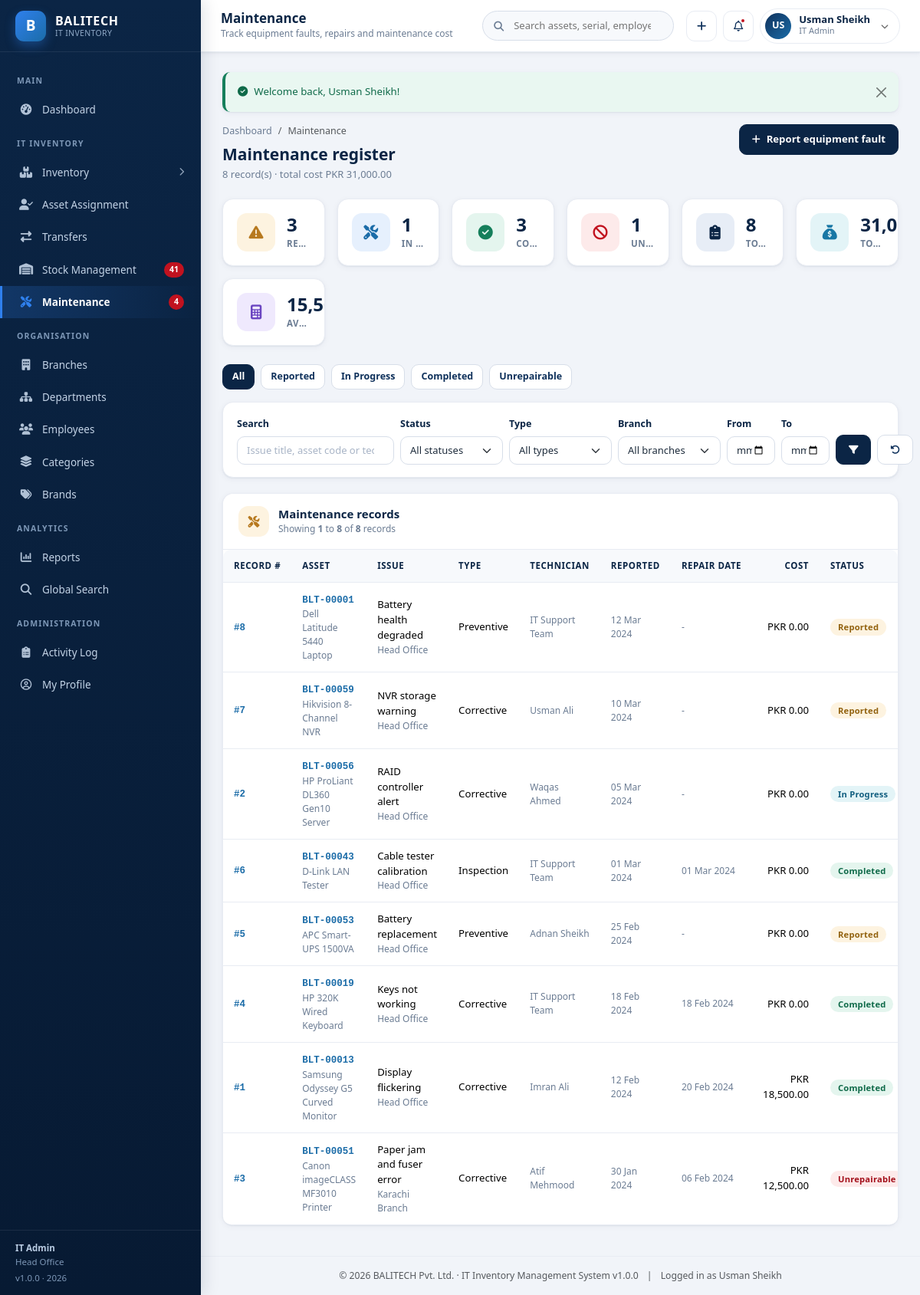
/maintenance/index.php (signed in), run on the app's committed database.
### tables this page shows
CREATE TABLE `users` (
  `id` INT UNSIGNED NOT NULL AUTO_INCREMENT,
  `username` VARCHAR(60) NOT NULL,
  `full_name` VARCHAR(120) NOT NULL,
  `email` VARCHAR(120) NOT NULL,
  `password` VARCHAR(255) NOT NULL,
  `role` ENUM('super_admin','it_admin','branch_staff','dept_manager') NOT NULL DEFAULT 'branch_staff',
  `branch_id` INT UNSIGNED DEFAULT NULL,
  `department_id` INT UNSIGNED DEFAULT NULL,
  `phone` VARCHAR(30) DEFAULT NULL,
  `avatar` VARCHAR(255) DEFAULT NULL,
  `status` ENUM('active','inactive') NOT NULL DEFAULT 'active',
  `last_login` DATETIME DEFAULT NULL,
  `created_at` DATETIME NOT NULL DEFAULT CURRENT_TIMESTAMP,
  `updated_at` DATETIME NOT NULL DEFAULT CURRENT_TIMESTAMP ON UPDATE CURRENT_TIMESTAMP,
  PRIMARY KEY (`id`),
  UNIQUE KEY `uq_user_username` (`username`),
  UNIQUE KEY `uq_user_email` (`email`),
  KEY `idx_user_role` (`role`),
  KEY `idx_user_branch` (`branch_id`),
  KEY `idx_user_dept` (`department_id`),
  CONSTRAINT `fk_user_branch` FOREIGN KEY (`branch_id`) REFERENCES `branches` (`id`) ON DELETE SET NULL ON UPDATE CASCADE,
  CONSTRAINT `fk_user_dept` FOREIGN KEY (`department_id`) REFERENCES `departments` (`id`) ON DELETE SET NULL ON UPDATE CASCADE
);

CREATE TABLE `branches` (
  `id` INT UNSIGNED NOT NULL AUTO_INCREMENT,
  `branch_code` VARCHAR(20) NOT NULL,
  `branch_name` VARCHAR(120) NOT NULL,
  `city` VARCHAR(80) NOT NULL,
  `address` VARCHAR(255) DEFAULT NULL,
  `branch_manager` VARCHAR(120) DEFAULT NULL,
  `contact_number` VARCHAR(30) DEFAULT NULL,
  `email` VARCHAR(120) DEFAULT NULL,
  `status` ENUM('active','inactive') NOT NULL DEFAULT 'active',
  `created_at` DATETIME NOT NULL DEFAULT CURRENT_TIMESTAMP,
  `updated_at` DATETIME NOT NULL DEFAULT CURRENT_TIMESTAMP ON UPDATE CURRENT_TIMESTAMP,
  PRIMARY KEY (`id`),
  UNIQUE KEY `uq_branch_code` (`branch_code`),
  KEY `idx_branch_status` (`status`),
  KEY `idx_branch_name` (`branch_name`)
);

CREATE TABLE `maintenance_records` (
  `id` INT UNSIGNED NOT NULL AUTO_INCREMENT,
  `asset_id` INT UNSIGNED NOT NULL,
  `issue_title` VARCHAR(150) NOT NULL,
  `issue_description` TEXT DEFAULT NULL,
  `maintenance_type` ENUM('preventive','corrective','upgrade','inspection') NOT NULL DEFAULT 'corrective',
  `technician_name` VARCHAR(120) DEFAULT NULL,
  `vendor` VARCHAR(120) DEFAULT NULL,
  `reported_date` DATE NOT NULL,
  `repair_date` DATE DEFAULT NULL,
  `cost` DECIMAL(12,2) NOT NULL DEFAULT 0.00,
  `status` ENUM('reported','in_progress','completed','unrepairable') NOT NULL DEFAULT 'reported',
  `equipment_condition_after` ENUM('New','Good','Fair','Poor') DEFAULT NULL,
  `reported_by` INT UNSIGNED DEFAULT NULL,
  `remarks` VARCHAR(255) DEFAULT NULL,
  `created_at` DATETIME NOT NULL DEFAULT CURRENT_TIMESTAMP,
  `updated_at` DATETIME NOT NULL DEFAULT CURRENT_TIMESTAMP ON UPDATE CURRENT_TIMESTAMP,
  PRIMARY KEY (`id`),
  KEY `idx_mnt_asset` (`asset_id`),
  KEY `idx_mnt_status` (`status`),
  KEY `idx_mnt_date` (`reported_date`),
  CONSTRAINT `fk_mnt_asset` FOREIGN KEY (`asset_id`) REFERENCES `inventory` (`id`) ON DELETE CASCADE ON UPDATE CASCADE,
  CONSTRAINT `fk_mnt_user` FOREIGN KEY (`reported_by`) REFERENCES `users` (`id`) ON DELETE SET NULL ON UPDATE CASCADE
);

CREATE TABLE `inventory` (
  `id` INT UNSIGNED NOT NULL AUTO_INCREMENT,
  `asset_code` VARCHAR(30) NOT NULL,
  `category_id` INT UNSIGNED NOT NULL,
  `brand_id` INT UNSIGNED DEFAULT NULL,
  `equipment_name` VARCHAR(150) NOT NULL,
  `model_number` VARCHAR(100) DEFAULT NULL,
  `serial_number` VARCHAR(100) DEFAULT NULL,
  `branch_id` INT UNSIGNED DEFAULT NULL,
  `department_id` INT UNSIGNED DEFAULT NULL,
  `assigned_employee_id` INT UNSIGNED DEFAULT NULL,
  `purchase_date` DATE DEFAULT NULL,
  `purchase_price` DECIMAL(12,2) NOT NULL DEFAULT 0.00,
  `warranty_expiry` DATE DEFAULT NULL,
  `asset_condition` ENUM('New','Good','Fair','Poor') NOT NULL DEFAULT 'Good',
  `status` ENUM('available','assigned','under_maintenance','damaged','retired') NOT NULL DEFAULT 'available',
  `remarks` TEXT DEFAULT NULL,
  `created_by` INT UNSIGNED DEFAULT NULL,
  `created_at` DATETIME NOT NULL DEFAULT CURRENT_TIMESTAMP,
  `updated_at` DATETIME NOT NULL DEFAULT CURRENT_TIMESTAMP ON UPDATE CURRENT_TIMESTAMP,
  PRIMARY KEY (`id`),
  UNIQUE KEY `uq_asset_code` (`asset_code`),
  UNIQUE KEY `uq_asset_serial` (`serial_number`),
  KEY `idx_inv_category` (`category_id`),
  KEY `idx_inv_brand` (`brand_id`),
  KEY `idx_inv_branch` (`branch_id`),
  KEY `idx_inv_dept` (`department_id`),
  KEY `idx_inv_emp` (`assigned_employee_id`),
  KEY `idx_inv_status` (`status`),
  KEY `idx_inv_purchase` (`purchase_date`),
  KEY `idx_inv_name` (`equipment_name`),
  CONSTRAINT `fk_inv_category` FOREIGN KEY (`category_id`) REFERENCES `asset_categories` (`id`) ON DELETE RESTRICT ON UPDATE CASCADE,
  CONSTRAINT `fk_inv_brand` FOREIGN KEY (`brand_id`) REFERENCES `brands` (`id`) ON DELETE SET NULL ON UPDATE CASCADE,
  CONSTRAINT `fk_inv_branch` FOREIGN KEY (`branch_id`) REFERENCES `branches` (`id`) ON DELETE SET NULL ON UPDATE CASCADE,
  CONSTRAINT `fk_inv_dept` FOREIGN KEY (`department_id`) REFERENCES `departments` (`id`) ON DELETE SET NULL ON UPDATE CASCADE,
  CONSTRAINT `fk_inv_emp` FOREIGN KEY (`assigned_employee_id`) REFERENCES `employees` (`id`) ON DELETE SET NULL ON UPDATE CASCADE,
  CONSTRAINT `fk_inv_user` FOREIGN KEY (`created_by`) REFERENCES `users` (`id`) ON DELETE SET NULL ON UPDATE CASCADE
);

### maintenance/index.php (the view, shortened to what the rows shown need)
<?php
require_once __DIR__ . '/../init.php';
$scope       = rbac_scope('i');
$scopeSql    = $scope['sql'];
$page     = max(1, (int) get_param('page', 1));
$perPage  = ITEMS_PER_PAGE;
$where  = ' WHERE 1 = 1 ' . $scopeSql;
$sortMap = ['date' => 'm.reported_date', 'cost' => 'm.cost', 'status' => 'm.status', 'id' => 'm.id'];
$sort    = get_param('sort', 'date');
$sortCol = $sortMap[$sort] ?? 'm.reported_date';
$dir     = strtolower(get_param('dir')) === 'asc' ? 'ASC' : 'DESC';
$sql = "SELECT m.*, i.asset_code, i.equipment_name, i.branch_id, b.branch_name
          FROM maintenance_records m
          JOIN inventory i ON i.id = m.asset_id
          LEFT JOIN branches b ON b.id = i.branch_id
         $where
         ORDER BY $sortCol $dir, m.id DESC
         LIMIT :lim OFFSET :off";
$stmt = db()->prepare($sql);
$stmt->bindValue(':lim', $perPage, PDO::PARAM_INT);
$stmt->bindValue(':off', ($page - 1) * $perPage, PDO::PARAM_INT);
$stmt->execute();
$records = $stmt->fetchAll();
$page_title    = 'Maintenance';
require __DIR__ . '/../includes/header.php';
?>
<div class="page-head">
    <div>
        <h2>Maintenance register</h2>
    </div>
</div>
<div class="row g-3 mb-4">
</div>
<div class="d-flex flex-wrap gap-2 mb-3">
</div>
<form class="filter-bar" method="get" action="<?= url('maintenance/index.php') ?>">
</form>
<div class="card">
    <div class="table-responsive">
        <table class="table">
            <thead>
                <tr>
                    <th>Record #</th>
                    <th>Asset</th>
                    <th>Issue</th>
                    <th>Type</th>
                    <th>Technician</th>
                    <th>Reported</th>
                    <th>Repair Date</th>
                    <th class="text-end">Cost</th>
                    <th>Status</th>
                </tr>
            </thead>
            <tbody>
            <?php foreach ($records as $record): ?>
                <tr>
                    <td><span class="fw-code">#<?= (int) $record['id'] ?></span></td>
                    <td>
                        <a class="fw-code" href="<?= url('inventory/view.php?id=' . (int) $record['asset_id']) ?>"><?= e($record['asset_code']) ?></a>
                        <div class="text-muted-sm"><?= e($record['equipment_name']) ?></div>
                    </td>
                    <td>
                        <div><?= e($record['issue_title']) ?></div>
                        <div class="text-muted-sm"><?= e($record['branch_name'] ?: '-') ?></div>
                    </td>
                    <td><?= e(maintenance_types()[$record['maintenance_type']] ?? $record['maintenance_type']) ?></td>
                    <td class="text-muted-sm"><?= e($record['technician_name'] ?: '-') ?></td>
                    <td class="text-muted-sm"><?= e(fdate($record['reported_date'])) ?></td>
                    <td class="text-muted-sm"><?= e(fdate($record['repair_date'])) ?></td>
                    <td class="text-end"><?= e(money($record['cost'])) ?></td>
                    <td><?= maintenance_badge($record['status']) ?></td>
                </tr>
            <?php endforeach; ?>
            </tbody>
        </table>
    </div>
</div>
<?php require __DIR__ . '/../includes/footer.php'; ?>

### includes/header.php (shortened to what the rows shown need)
<?php
require_once __DIR__ . '/auth.php';
$page_title   = $page_title   ?? 'Dashboard';
?>
<!DOCTYPE html>
<html lang="en">
<head>
<link rel="stylesheet" href="https://cdn.jsdelivr.net/npm/bootstrap@5.3.3/dist/css/bootstrap.min.css">
<link rel="stylesheet" href="https://cdnjs.cloudflare.com/ajax/libs/font-awesome/6.5.2/css/all.min.css">
<link rel="stylesheet" href="<?= url('assets/css/style.css') ?>">
</head>
<body>
<div class="app-wrapper">
    <?php require __DIR__ . '/sidebar.php'; ?>
    <div class="app-main">
        <header class="app-topbar no-print">
            <div class="topbar-titles">
                <h1><?= e($page_title) ?></h1>
            </div>
            <form class="topbar-search" action="<?= url('search.php') ?>" method="get" role="search">
            </form>
            <div class="topbar-actions">
                <div class="dropdown">
                    <button class="user-chip" type="button" data-bs-toggle="dropdown" aria-expanded="false">
                        <span class="avatar"><?= e(user_initials($user['full_name'])) ?></span>
                        <span class="text-start">
                            <span class="u-name d-block"><?= e($user['full_name']) ?></span>
                            <span class="u-role d-block"><?= e(role_label($user['role'])) ?></span>
                        </span>
                        <i class="fa-solid fa-chevron-down ms-1" style="font-size:10px;opacity:.6"></i>
                    </button>
                </div>
            </div>
        </header>
        <main class="app-content">
            <?= render_flash() ?>

### includes/sidebar.php (shortened to what the rows shown need)
<?php
$user = current_user();
?>
<aside class="app-sidebar no-print" id="appSidebar">
    <div class="sidebar-brand">
        <span class="brand-mark">B</span>
        <span class="brand-text">
        </span>
    </div>
    <div class="sidebar-scroll">
        <div class="nav-label">Main</div>
        <ul class="sidebar-nav">
        </ul>
        <div class="nav-label">IT Inventory</div>
        <ul class="sidebar-nav">
        </ul>
        <div class="nav-label">Organisation</div>
        <ul class="sidebar-nav">
        </ul>
        <div class="nav-label">Analytics</div>
        <ul class="sidebar-nav">
        </ul>
        <?php if (is_role('super_admin', 'it_admin')): ?>
        <div class="nav-label">Administration</div>
        <ul class="sidebar-nav">
        </ul>
        <?php endif; ?>
    </div>
    <div class="sidebar-footer">
        <strong><?= e(role_label($user['role'] ?? '')) ?></strong><br>
        <?= $user['branch_name'] ? e($user['branch_name']) : 'All branches access' ?>
        <div class="mt-1">v<?= e(APP_VERSION) ?> &middot; <?= date('Y') ?></div>
    </div>
</aside>

### includes/functions.php (shortened to what the rows shown need)
<?php
require_once __DIR__ . '/../config/database.php';
function e($value): string
{
    return htmlspecialchars((string) $value, ENT_QUOTES | ENT_SUBSTITUTE, 'UTF-8');
}
function url(string $path = ''): string
{
    return BASE_URL . ltrim($path, '/');
}
function get_param(string $key, $default = '')
{
    $value = $_GET[$key] ?? $default;
    return is_string($value) ? trim($value) : $value;
}
function get_flash(): array
{
    $messages = $_SESSION['flash'] ?? [];
    return $messages;
}
function render_flash(): string
{
    $html = '';
    foreach (get_flash() as $flash) {
        $type = in_array($flash['type'], ['success', 'danger', 'warning', 'info'], true) ? $flash['type'] : 'info';
        $icon = [
            'success' => 'fa-circle-check',
            'danger'  => 'fa-circle-xmark',
            'warning' => 'fa-triangle-exclamation',
            'info'    => 'fa-circle-info',
        ][$type];
        $html .= '<div class="alert alert-' . $type . ' alert-dismissible fade show app-alert" role="alert">'
               . '<i class="fa-solid ' . $icon . ' me-2"></i>' . e($flash['message'])
               . '<button type="button" class="btn-close" data-bs-dismiss="alert" aria-label="Close"></button></div>';
    }
    return $html;
}
function money($amount, bool $withSymbol = true): string
{
    $value = number_format((float) $amount, 2, '.', ',');
    return $withSymbol ? 'PKR ' . $value : $value;
}
function fdate($date, string $format = 'd M Y'): string
{
    if (empty($date) || $date === '0000-00-00') {
        return '-';
    }
    $time = strtotime((string) $date);
    return $time ? date($format, $time) : '-';
}
function maintenance_statuses(): array
{
    return [
        'reported'     => 'Reported',
        'in_progress'  => 'In Progress',
        'completed'    => 'Completed',
        'unrepairable' => 'Unrepairable',
    ];
}
function maintenance_types(): array
{
    return [
        'preventive' => 'Preventive',
        'corrective' => 'Corrective',
        'upgrade'    => 'Upgrade',
        'inspection' => 'Inspection',
    ];
}
function roles_list(): array
{
    return [
        'super_admin'  => 'Super Admin',
        'it_admin'     => 'IT Admin',
        'branch_staff' => 'Branch IT Staff',
        'dept_manager' => 'Department Manager',
    ];
}
function role_label(?string $role): string
{
    return roles_list()[$role] ?? 'Unknown';
}
function maintenance_badge(?string $status): string
{
    $map = [
        'reported'     => 'warning',
        'in_progress'  => 'info',
        'completed'    => 'success',
        'unrepairable' => 'danger',
    ];
    $label = maintenance_statuses()[$status] ?? ucfirst((string) $status);
    return '<span class="badge badge-soft badge-' . ($map[$status] ?? 'secondary') . '">' . e($label) . '</span>';
}

### includes/footer.php (shortened to what the rows shown need)
        </main>
        <footer class="app-content py-3 text-center text-muted no-print" style="font-size:12.2px;border-top:1px solid var(--gray-200)">
            &copy; <?= date('Y') ?> <?= e(APP_COMPANY) ?> &middot; IT Inventory Management System v<?= e(APP_VERSION) ?>
            <span class="mx-2">|</span> Logged in as <?= e(current_user()['full_name'] ?? '') ?>
        </footer>
    </div>
</div>
</body>
</html>

### data on the page
users: role "IT Admin", branch.branch_name "Head Office", full_name "US", full_name "Usman Sheikh"
maintenance_records: id "8", asset.asset_code "BLT-00001", asset.equipment_name "Dell Latitude 5440 Laptop", issue_title "Battery health degraded", branches.branch_name "Head Office", maintenance_type "Preventive", technician_name "IT Support Team", reported_date "12 Mar 2024", repair_date "-", cost "PKR 0.00", status "Reported"
maintenance_records: id "7", asset.asset_code "BLT-00059", asset.equipment_name "Hikvision 8-Channel NVR", issue_title "NVR storage warning", branches.branch_name "Head Office", maintenance_type "Corrective", technician_name "Usman Ali", reported_date "10 Mar 2024", repair_date "-", cost "PKR 0.00", status "Reported"
maintenance_records: id "2", asset.asset_code "BLT-00056", asset.equipment_name "HP ProLiant DL360 Gen10 Server", issue_title "RAID controller alert", branches.branch_name "Head Office", maintenance_type "Corrective", technician_name "Waqas Ahmed", reported_date "05 Mar 2024", repair_date "-", cost "PKR 0.00", status "In Progress"
maintenance_records: id "6", asset.asset_code "BLT-00043", asset.equipment_name "D-Link LAN Tester", issue_title "Cable tester calibration", branches.branch_name "Head Office", maintenance_type "Inspection", technician_name "IT Support Team", reported_date "01 Mar 2024", repair_date "01 Mar 2024", cost "PKR 0.00", status "Completed"
maintenance_records: id "5", asset.asset_code "BLT-00053", asset.equipment_name "APC Smart-UPS 1500VA", issue_title "Battery replacement", branches.branch_name "Head Office", maintenance_type "Preventive", technician_name "Adnan Sheikh", reported_date "25 Feb 2024", repair_date "-", cost "PKR 0.00", status "Reported"
maintenance_records: id "4", asset.asset_code "BLT-00019", asset.equipment_name "HP 320K Wired Keyboard", issue_title "Keys not working", branches.branch_name "Head Office", maintenance_type "Corrective", technician_name "IT Support Team", reported_date "18 Feb 2024", repair_date "18 Feb 2024", cost "PKR 0.00", status "Completed"
maintenance_records: id "1", asset.asset_code "BLT-00013", asset.equipment_name "Samsung Odyssey G5 Curved Monitor", issue_title "Display flickering", branches.branch_name "Head Office", maintenance_type "Corrective", technician_name "Imran Ali", reported_date "12 Feb 2024", repair_date "20 Feb 2024", cost "PKR 18,500.00", status "Completed"
maintenance_records: id "3", asset.asset_code "BLT-00051", asset.equipment_name "Canon imageCLASS MF3010 Printer", issue_title "Paper jam and fuser error", branches.branch_name "Karachi Branch", maintenance_type "Corrective", technician_name "Atif Mehmood", reported_date "30 Jan 2024", repair_date "06 Feb 2024", cost "PKR 12,500.00", status "Unrepairable"

### other printed values
$notifLowStock "41"
$notifMaintenance "4"
APP_VERSION "1.0.0"
$page_title "Maintenance"
$page_subtitle "Track equipment faults, repairs and maintenance cost"
$flash['message'] "Welcome back, Usman Sheikh!"
$totalRecords "8"
money($totalCost) "PKR 31,000.00"
$value "3"
$label "RE…"
$value "1"
$label "IN…"
$label "CO…"
$label "UN…"
$value "8"
